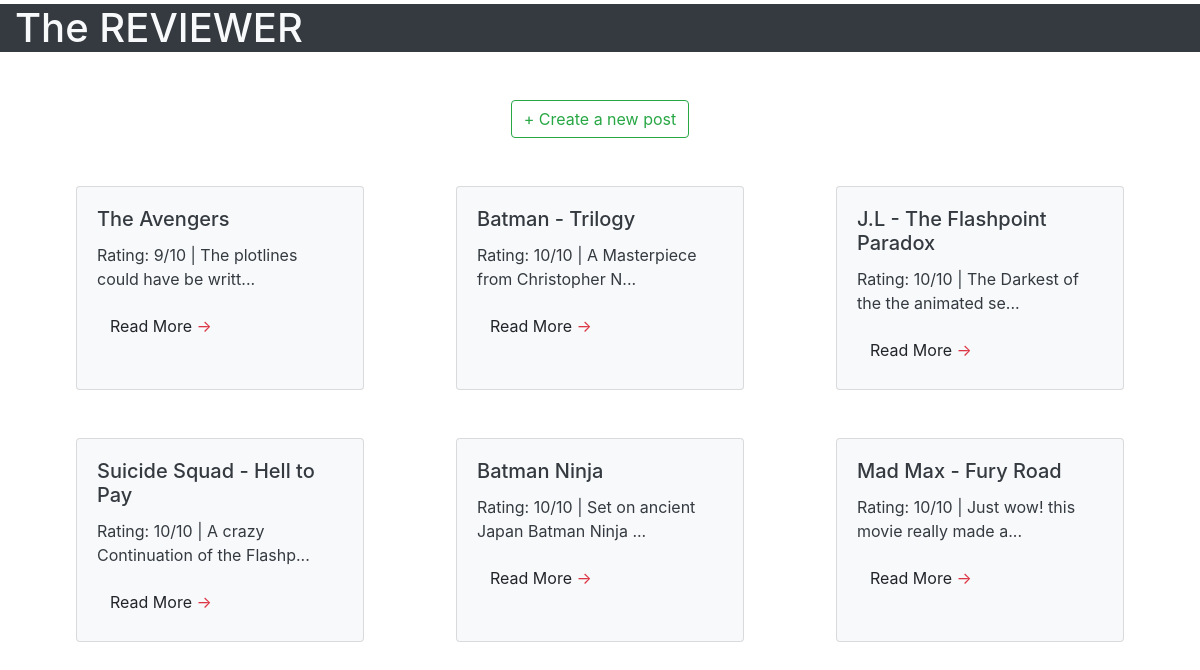
The page / on the database its author committed.
### tables this page shows
CREATE TABLE `data` (
  `id` int(11) NOT NULL,
  `title` varchar(225) NOT NULL,
  `content` longtext NOT NULL
);

### logic.php (called while the page is built, shortened)
<?php
    $conn = mysqli_connect("localhost", "root", "", "movie-rev");
    $sql = "SELECT * FROM data";
    $query = mysqli_query($conn, $sql);
?>

### index.php (the view, shortened to what this page needs)
<?php
  include_once 'header.php';
?>
        <div class="text-center">
            <a href="create.php" class="btn btn-outline-success">+ Create a new post</a>
        </div>
        <div class="row">
            <?php foreach($query as $q){ ?>
                <div class="col-12 col-lg-4 d-flex justify-content-center">
                    <div class="card text-dark bg-light mt-5" style="width: 18rem;">
                        <div class="card-body">
                            <h5 class="card-title"><?php echo $q['title'];?></h5>
                            <p class="card-text"><?php echo substr($q['content'], 0, 50);?>...</p>
                            <a href="view.php?id=<?php echo $q['id']?>" class="btn btn-light ">Read More <span class="text-danger">&rarr;</span></a>
                        </div>
                    </div>
                </div>
            <?php }?>
<?php
  include_once 'footer.php';
?>

### header.php (shortened to what this page needs)
<?php
    include "logic.php";
?>
<!DOCTYPE html>
<html lang="en">
<head>
    <link rel="stylesheet" href="https://stackpath.bootstrapcdn.com/bootstrap/4.5.2/css/bootstrap.min.css">
    <link rel="stylesheet" href="css/bootstrap.css">
</head>
<body>
    <div class="container-fluid bg-dark text-light mt-1">
        <h1><a href="index.php" class="text-decoration-none text-light">The REVIEWER</a></h1>
    </div>
    <div class="container mt-5">

### footer.php (shortened to what this page needs)
</div>
</body>
</html>

### rows shown on the page
data: title "The Avengers", content "Rating: 9/10 | The plotlines could have be writt"
data: title "Batman - Trilogy", content "Rating: 10/10 | A Masterpiece from Christopher N"
data: title "J.L - The Flashpoint Paradox", content "Rating: 10/10 | The Darkest of the the animated se"
data: title "Suicide Squad - Hell to Pay", content "Rating: 10/10 | A crazy Continuation of the Flashp"
data: title "Batman Ninja", content "Rating: 10/10 | Set on ancient Japan Batman Ninja"
data: title "Mad Max - Fury Road", content "Rating: 10/10 | Just wow! this movie really made a"
